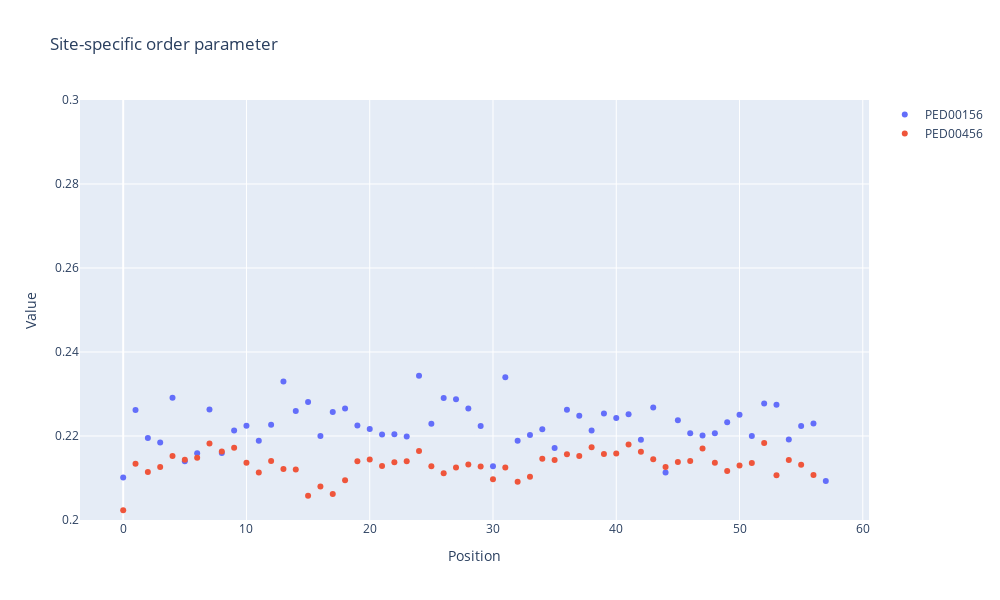

Notebook cell for this chart:
### Markdown cell above
## Site specific order parameter

### Code cell
def plot_o_i(dict_o_i):
    fig = go.Figure()
    for key, o_i in dict_o_i.items():
        position = list(range(o_i.shape[0])) 
        trace = go.Scatter(x=position, y=o_i, mode='markers', name=key)
        fig.add_trace(trace)
    layout = go.Layout(
        title='Site-specific order parameter',
        xaxis=dict(title='Position'),
        yaxis=dict(title='Value', range=[0.2, 0.3]),
        width=1000,
        height=600
    )
    fig.update_layout(layout)
    fig.add_shape(type="line", x0=0, y0=0.1906, x1=len(position), y1=0.1906, line=dict(color="black", width=2))
    fig.show()
dict_o_i = site_specific_order_parameter(ca_xyz_dict)
plot_o_i(dict_o_i)

### Figure 1 — Plotly figure (JSON) as saved in the notebook; plotly's stock layout.template omitted (floating-point values rounded to 4 significant figures)
{"data": [{"mode": "markers", "name": "PED00156", "type": "scatter", "x": [0, 1, 2, 3, 4, 5, 6, 7, 8, 9, 10, 11, 12, 13, 14, 15, 16, 17, 18, 19, 20, 21, 22, 23, 24, 25, 26, 27, 28, 29, 30, 31, 32, 33, 34, 35, 36, 37, 38, 39, 40, 41, 42, 43, 44, 45, 46, 47, 48, 49, 50, 51, 52, 53, 54, 55, 56, 57], "y": [0.2101, 0.2262, 0.2195, 0.2184, 0.2291, 0.214, 0.2159, 0.2263, 0.216, 0.2213, 0.2224, 0.2188, 0.2227, 0.233, 0.2259, 0.2281, 0.22, 0.2257, 0.2265, 0.2225, 0.2217, 0.2203, 0.2204, 0.2199, 0.2343, 0.2229, 0.2291, 0.2288, 0.2266, 0.2224, 0.2128, 0.234, 0.2189, 0.2203, 0.2216, 0.2171, 0.2262, 0.2248, 0.2213, 0.2254, 0.2243, 0.2252, 0.2191, 0.2268, 0.2113, 0.2238, 0.2207, 0.2201, 0.2207, 0.2233, 0.2251, 0.22, 0.2278, 0.2274, 0.2192, 0.2224, 0.223, 0.2093]}, {"mode": "markers", "name": "PED00456", "type": "scatter", "x": [0, 1, 2, 3, 4, 5, 6, 7, 8, 9, 10, 11, 12, 13, 14, 15, 16, 17, 18, 19, 20, 21, 22, 23, 24, 25, 26, 27, 28, 29, 30, 31, 32, 33, 34, 35, 36, 37, 38, 39, 40, 41, 42, 43, 44, 45, 46, 47, 48, 49, 50, 51, 52, 53, 54, 55, 56, 57], "y": [0.2023, 0.2134, 0.2114, 0.2126, 0.2152, 0.2144, 0.2148, 0.2182, 0.2163, 0.2172, 0.2137, 0.2113, 0.214, 0.2121, 0.212, 0.2058, 0.208, 0.2062, 0.2095, 0.214, 0.2144, 0.2129, 0.2137, 0.214, 0.2164, 0.2128, 0.2112, 0.2125, 0.2132, 0.2128, 0.2097, 0.2125, 0.2091, 0.2103, 0.2146, 0.2143, 0.2157, 0.2152, 0.2173, 0.2157, 0.2158, 0.218, 0.2163, 0.2145, 0.2126, 0.2138, 0.214, 0.217, 0.2136, 0.2117, 0.213, 0.2136, 0.2183, 0.2106, 0.2143, 0.2132, 0.2107, 0.1952]}], "layout": {"height": 600, "shapes": [{"line": {"color": "black", "width": 2}, "type": "line", "x0": 0, "x1": 58, "y0": 0.1906, "y1": 0.1906}], "title": {"text": "Site-specific order parameter"}, "width": 1000, "xaxis": {"title": {"text": "Position"}}, "yaxis": {"range": [0.2, 0.3], "title": {"text": "Value"}}}}
